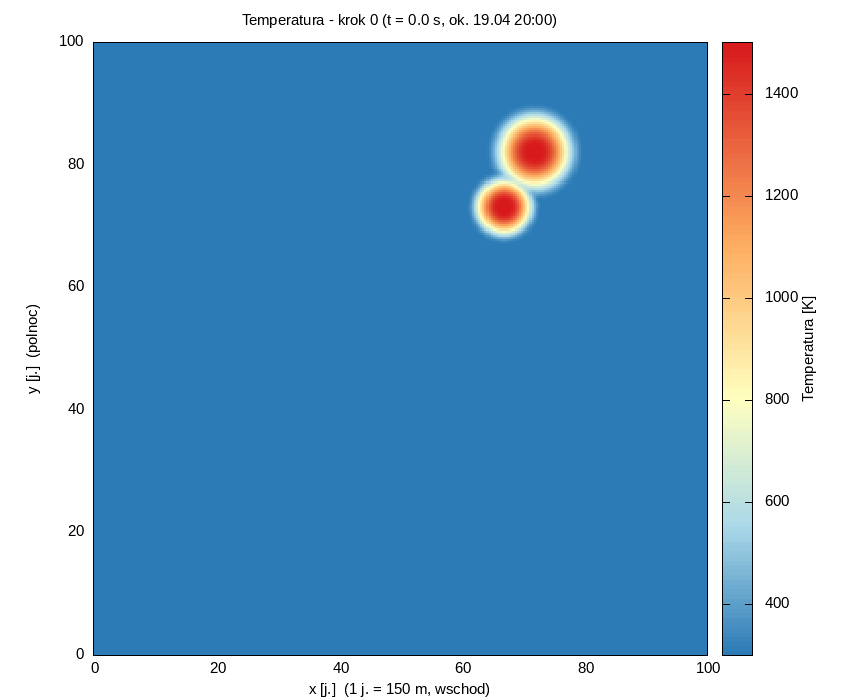
#> input picture anim.gif, 860 x 700 px, found by its file name
$ python postprocess_viz.py
#> lines starting #> are read from the running program, lines starting #| are printed output that depends on the picture
#!/usr/bin/env python3
"""
Postprocess frames/GIFs for the Biebrza fire report:
1) titles: t in hours (not simulation seconds)
2) temp + terrain + wind composite animation
3) fuel comparison frames with day-specific historical burn outlines
"""
from __future__ import annotations

import re
from pathlib import Path

import numpy as np
from PIL import Image, ImageDraw, ImageFont

ROOT = Path(r"d:\wildfire")
FRAMES = ROOT / "frames"
KOD = ROOT / "kod"

H = 25.0
DT = 1e-3

# domain -> pixel (fitted to gnuplot 860x700 frames with colorbar)
A_X, B_X = 111.554, 5.8286
A_Y, B_Y = 600.496, -5.4220

# plot box (approx) — used to limit overlays
PLOT = (110, 55, 695, 605)  # left, top, right, bottom


def hours(step: int) -> float:
    return step * DT * H


def date_str(step: int) -> str:
    total = 20 + hours(step)  # t=0 <-> 19.04 20:00
    m = int(round(60 * total))
    day, hour, minute = 19 + m // 1440, (m // 60) % 24, m % 60
    return f"{day:02d}.04 {hour:02d}:{minute:02d}"


def label(step: int) -> str:
    return f"krok {step} (t = {hours(step):.1f} h, {date_str(step)})"


def font(size: int = 16):
    for name in (
        r"C:\Windows\Fonts\arial.ttf",
        r"C:\Windows\Fonts\calibri.ttf",
        r"C:\Windows\Fonts\DejaVuSans.ttf",
    ):
        p = Path(name)
        if p.exists():
            return ImageFont.truetype(str(p), size)
    return ImageFont.load_default()


# [4 lines left out: function to_pix, not called in this run]


def cover_title(im: Image.Image, new_title: str) -> Image.Image:
    """Cover top title band and redraw title (gnuplot-style)."""
    out = im.copy()
    draw = ImageDraw.Draw(out)
    w, _ = out.size
    # title sits in white margin above plot
    draw.rectangle([0, 0, w, 48], fill=(255, 255, 255))
    f = font(15)
    # center-ish title
    bbox = draw.textbbox((0, 0), new_title, font=f)
    tw = bbox[2] - bbox[0]
    draw.text(((w - tw) / 2, 14), new_title, fill=(0, 0, 0), font=f)
    return out


def parse_step_from_name(name: str) -> int | None:
    m = re.search(r"_(\d{5})\.png$", name)
    return int(m.group(1)) if m else None


def fix_static_frames():
    mapping = {
        "temp_": "Temperatura - ",
        "fuel_": "Paliwo - ",
        "wind_": "Wiatr b = (bx, by) - ",
    }
    for path in sorted(FRAMES.glob("*.png")):
        prefix = None
        for p, title in mapping.items():
            if path.name.startswith(p):
                prefix = title
                break
        if prefix is None:
            continue
        step = parse_step_from_name(path.name)
        if step is None:
            continue
        im = Image.open(path).convert("RGB")
        im = cover_title(im, prefix + label(step))
        im.save(path)
        print("title", path.name)


def fix_gif(path: Path, title_prefix: str, every: int = 100):
    im = Image.open(path)
    frames = []
    n = getattr(im, "n_frames", 1)
    for i in range(n):
        im.seek(i)
        step = i * every
        fr = cover_title(im.convert("RGB"), title_prefix + label(step))
        frames.append(fr)
    frames[0].save(
        path,
        save_all=True,
        append_images=frames[1:],
        duration=im.info.get("duration", 100),
        loop=0,
    )
    print(f"gif titles {path.name}: {n} frames")


def load_outline(day: str) -> np.ndarray:
    return np.loadtxt(KOD / f"obrys_{day}.dat")


# [180 lines left out: functions erase_old_outline, draw_outline, load_original_fuel_frame, make_comparison_frames, extract_wind_arrows, _strip_fuel_overlay and 1 more, not called in this run]


def make_temp_terrain_wind_anim():
    """Composite anim.gif (T) + fuel_anim.gif (depleting fuel) + wind arrows."""
    # Prefer pristine GIFs from git if current ones were title-patched
    import subprocess
    from io import BytesIO

    def open_gif(name: str) -> Image.Image:
        path = ROOT / name
        try:
            data = subprocess.check_output(["git", "show", f"HEAD:{name}"], cwd=str(ROOT))
            return Image.open(BytesIO(data))
        except Exception:
            return Image.open(path)

    temp_gif = open_gif("anim.gif")
    fuel_gif = open_gif("fuel_anim.gif")
    wind_gif = open_gif("wind_anim.gif")
    n = min(
        getattr(temp_gif, "n_frames", 1),
        getattr(fuel_gif, "n_frames", 1),
        getattr(wind_gif, "n_frames", 1),
    )
    frames = []
    for i in range(n):
        temp_gif.seek(i)
        fuel_gif.seek(i)
        wind_gif.seek(i)
        step = i * 100
        fr = composite_temp_fuel_wind_frame(
            temp_gif.convert("RGB"), fuel_gif.convert("RGB"), wind_gif.convert("RGB")
        )
        # strip fuel outline/key noise lightly? keep as-is; title overwrite
        fr = cover_title(fr, "Temperatura + paliwo + wiatr - " + label(step))
        frames.append(fr)
        if step in {0, 500, 1000, 1500, 2000, 2500, 3000, 3400, 4000, 6000}:
            fr.save(FRAMES / f"temp_terrain_wind_{step:05d}.png")
        if i % 15 == 0:
            print(f"  composite frame {i}/{n}")
    out = ROOT / "temp_terrain_wind_anim.gif"
    frames[0].save(
        out,
        save_all=True,
        append_images=frames[1:],
        duration=100,
        loop=0,
    )
    print(f"wrote {out.name} ({n} frames)")


def main():
    fix_static_frames()
    fix_gif(ROOT / "anim.gif", "Temperatura - ")
#> in fix_gif, im is the input picture: PIL image 860x700 P; mean R, G, B 121.6, 168, 202.7
#> in fix_gif, `n = getattr(im, "n_frames", 1)`: n = 61
#> the loop in fix_gif, `for i in range(n):` made 61 passes
#> (bbox in cover_title, tw in cover_title) on passes 1 to 12: ((0, 1, 200, 12), 200), ((0, 1, 212, 12), 212), ((0, 1, 212, 12), 212), ((0, 1, 212, 12), 212), ((0, 1, 218, 12), 218), ((0, 1, 218, 12), 218), ((0, 1, 218, 12), 218), ((0, 1, 218, 12), 218), ((0, 1, 218, 12), 218), ((0, 1, 218, 12), 218), ((0, 1, 224, 12), 224), ((0, 1, 224, 12), 224)
#> pass 2, in cover_title (call 2), `out = im.copy()`:
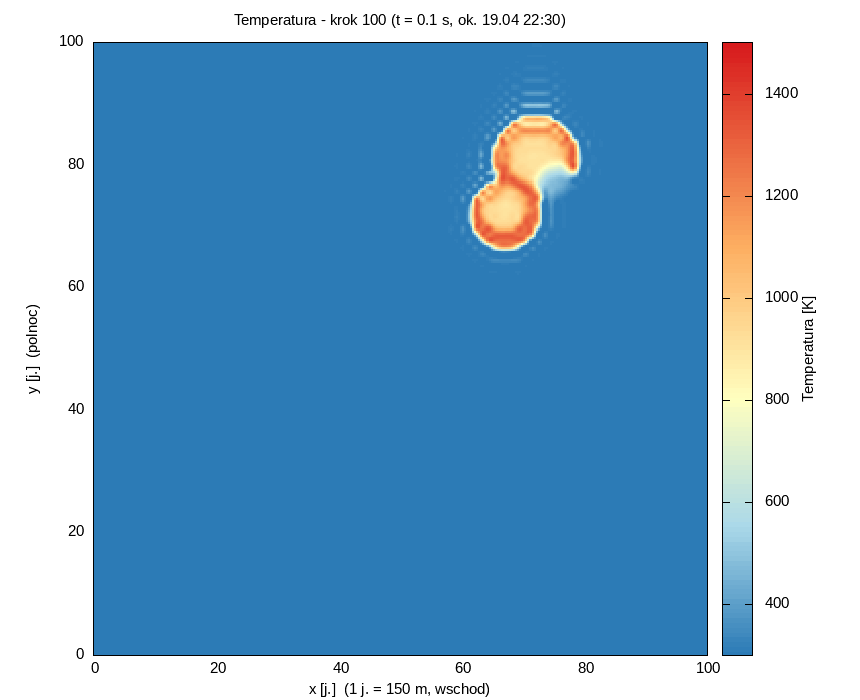
#> out: PIL image 860x700 RGB; mean R, G, B 122.3, 168.3, 202.4
#> pass 3, in cover_title (call 3), `out = im.copy()`:
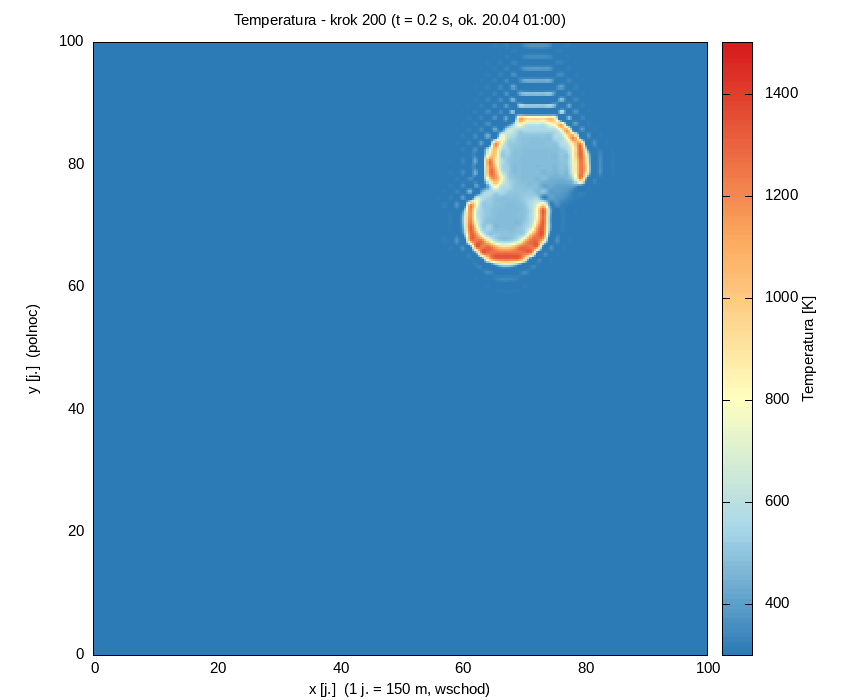
#> out: PIL image 860x700 RGB; mean R, G, B 122.1, 168.8, 203.4
#> after the loop in fix_gif, `for i in range(n):`: frames = 61 items
#| gif titles anim.gif: 61 frames
    fix_gif(ROOT / "fuel_anim.gif", "Paliwo - ")
#> call 2 of fix_gif, with title_prefix = 'Paliwo - ', every = 100
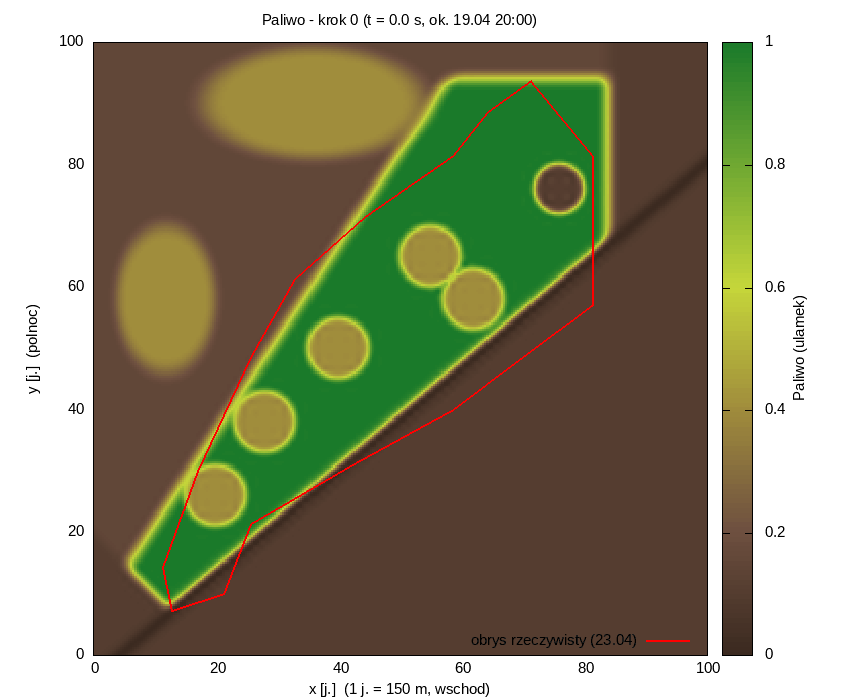
#> input picture fuel_anim.gif, 860 x 700 px, found by its file name
#> in fix_gif, im is the input picture: PIL image 860x700 P; mean R, G, B 146, 144.9, 118.5
#> the loop in fix_gif (call 2), `for i in range(n):` made 61 passes
#> (bbox in cover_title, tw in cover_title) on passes 1 to 12: ((0, 1, 169, 11), 169), ((0, 1, 181, 11), 181), ((0, 1, 181, 11), 181), ((0, 1, 181, 11), 181), ((0, 1, 187, 11), 187), ((0, 1, 187, 11), 187), ((0, 1, 187, 11), 187), ((0, 1, 187, 11), 187), ((0, 1, 187, 11), 187), ((0, 1, 187, 11), 187), ((0, 1, 193, 11), 193), ((0, 1, 193, 11), 193)
#> pass 3, in cover_title (call 64), `out = im.copy()`:
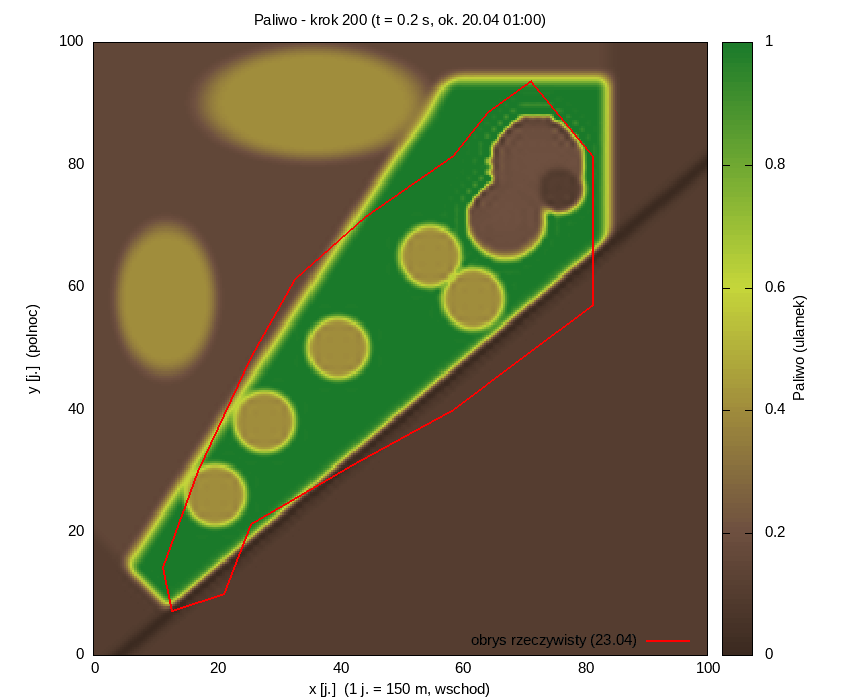
#> out: PIL image 860x700 RGB; mean R, G, B 147.5, 144.3, 118.8
#> after the loop in fix_gif (call 2), `for i in range(n):`:
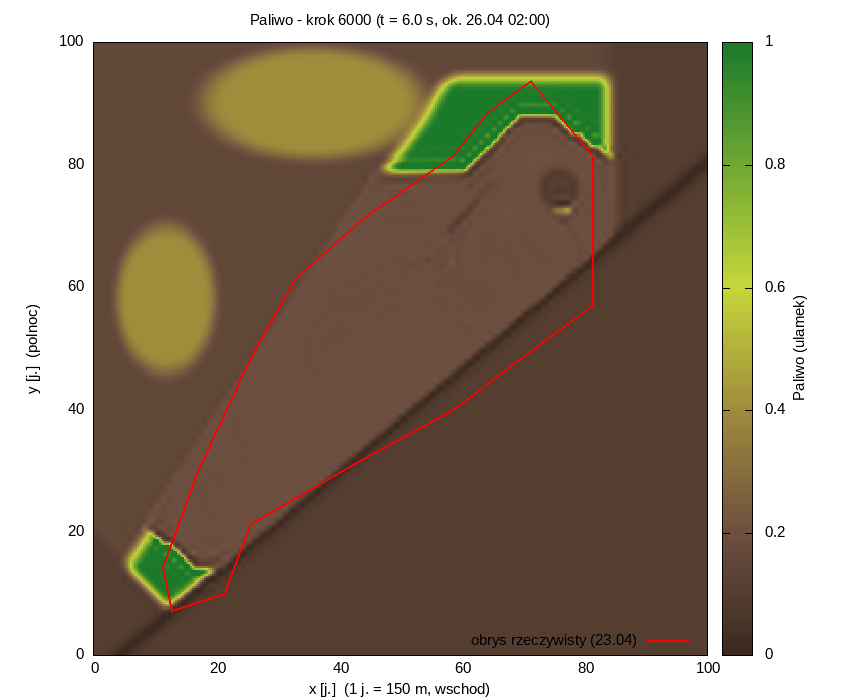
#> im: PIL image 860x700 RGB; mean R, G, B 150.8, 137.1, 120.4
#| gif titles fuel_anim.gif: 61 frames
    fix_gif(ROOT / "wind_anim.gif", "Wiatr b = (bx, by) - ")
#> call 3 of fix_gif, with title_prefix = 'Wiatr b = (bx, by) - ', every = 100
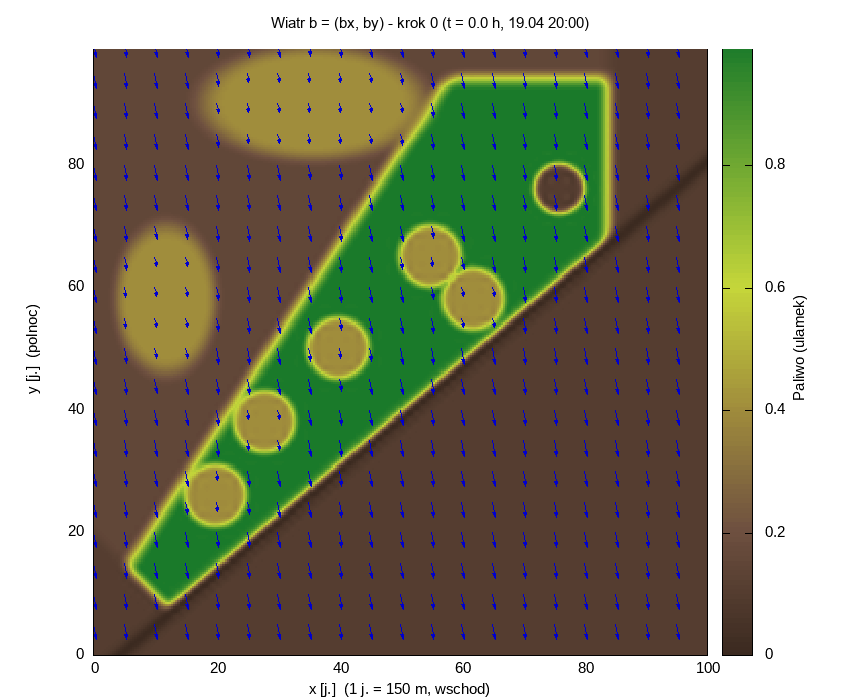
#> input picture wind_anim.gif, 860 x 700 px, found by its file name
#> in fix_gif, im is the input picture: PIL image 860x700 P; mean R, G, B 145.3, 145.4, 122.8
#> after the loop in fix_gif (call 3), `for i in range(n):`:
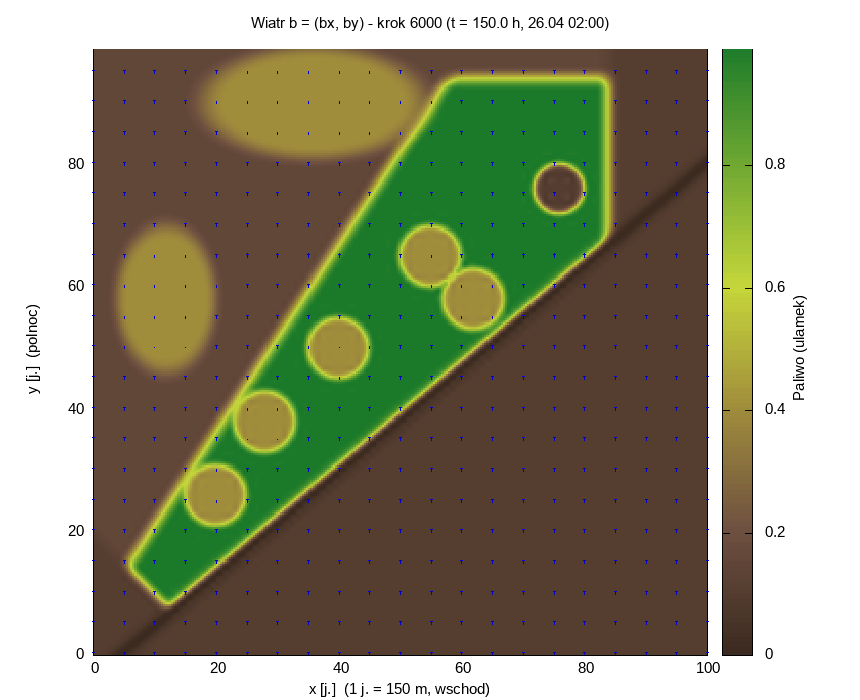
#> im: PIL image 860x700 RGB; mean R, G, B 146.3, 146.4, 120.8
#| gif titles wind_anim.gif: 61 frames
    make_temp_terrain_wind_anim()
#> (the call stopped at in open_gif, `data = subprocess.check_output(["git", "show", f"HEAD:{name}"], cwd=st..`: subprocess is not available in this run)
    # porównanie obszarów (historyczne obrysy dzienne) — osobny skrypt
    import runpy

#> (the run stopped early here; a loop or call above may not have finished)
